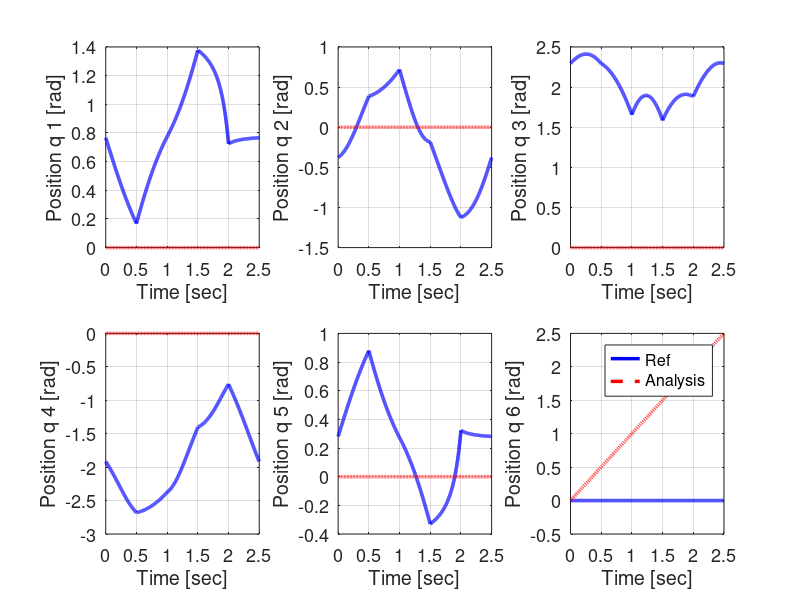
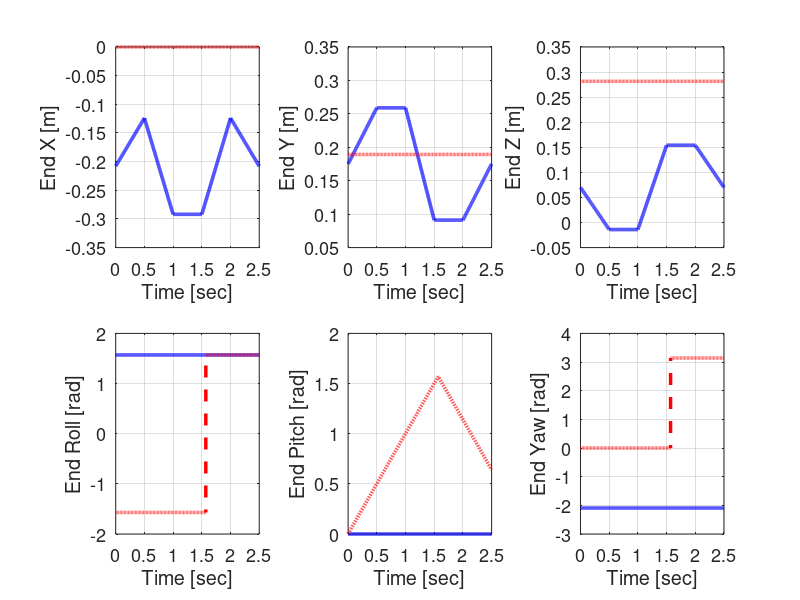

Source code (MATLAB) for these figures, in order:
close all;

% ref = load('evaluation_motion_path_generator_recurdyn.txt');
% % data = load('evaluation_vsd.txt');
% data = load('evaluation_motion_path_generator_matlab.txt');

ref = load('evaluation_motion_recurdyn.txt');
data = load('evaluation_motion_matlab.txt');

ylabel_txt = {'End X [m]','End Y [m]','End Z [m]','End Roll [rad]','End Pitch [rad]','End Yaw [rad]'};
ylabel_dot_txt = {'VX [m]','VY [m]','VZ [m]','WX [rad]','WY [rad]','WZ [rad]'};

% figure('Position', [100 100 1720 880])
figure
for i = 1 : 6
%     subplot(4,6,i)
    subplot(2,3,i)
    set(gcf,'Color',[1,1,1])
    plot(ref(:,2), ref(:,i + 2), 'b', 'LineWidth',2.5)
    hold on
    plot(data(:,1), data(:,i + 1), 'r--','LineWidth', 2.5)
    grid on
    xlabel('Time [sec]')
    ylabel(sprintf('Position q %d [rad]', i))
    if i == 6
        legend('Ref','Analysis')
    end
    set(gca,'FontSize',13)
end

figure
for i = 1 : 6
%     subplot(4,6,i+6)
    subplot(2,3,i)
    set(gcf,'Color',[1,1,1])
    plot(ref(:,2), ref(:,i + 8), 'b', 'LineWidth',2.5)
    hold on
    plot(data(:,1), data(:,i + 7), 'r--','LineWidth', 2.5)
    grid on
    xlabel('Time [sec]')
    ylabel(ylabel_txt{i})
    if i == 3
%         legend('Ref','Analysis')
    end
    set(gca,'FontSize',13)
end

% figure
% for i = 1 : 6
% %     subplot(4,6,i+12)
%     subplot(2,3,i)
%     set(gcf,'Color',[1,1,1])
%     plot(ref(:,2), ref(:,i + 14), 'b', 'LineWidth',2.5)
%     hold on
%     plot(data(:,1), data(:,i + 13), 'r--','LineWidth', 2.5)
%     grid on
%     xlabel('Time [sec]')
%     ylabel(sprintf('Velocity q dot %d [rad]', i))
%     if i == 3
% %         legend('Ref','Analysis')
%     end
%     set(gca,'FontSize',13)
% end
% 
% figure
% for i = 1 : 6
% %     subplot(4,6,i+18)
%     subplot(2,3,i)
%     set(gcf,'Color',[1,1,1])
%     plot(ref(:,2), ref(:,i + 20), 'b', 'LineWidth',2.5)
%     hold on
%     plot(data(:,1), data(:,i + 19), 'r--','LineWidth', 2.5)
%     grid on
%     xlabel('Time [sec]')
%     ylabel(ylabel_dot_txt{i})
%     if i == 3
% %         legend('Ref','Analysis')
%     end
%     set(gca,'FontSize',13)
% end

% figure
% set(gcf,'Color',[1,1,1])
% plot(data(:,1), data(:,end), 'o')
% grid on
% xlabel('Time [sec]')
% ylabel('NR count')
% set(gca,'FontSize',13)

